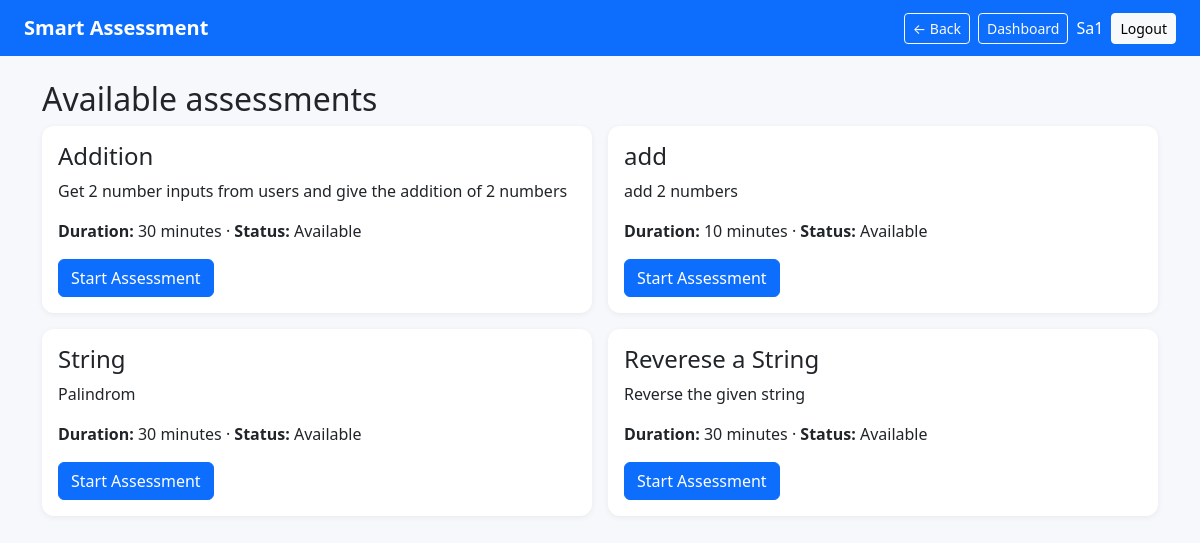
Page /dashboard/ (signed in) on the committed database.
### assessments/models.py (models this page shows, shortened)
class Assessment(models.Model):
    title = models.CharField(max_length=200)
    description = models.TextField()
    duration = models.PositiveIntegerField(help_text='Minutes')
    created_by = models.ForeignKey(User, on_delete=models.CASCADE, related_name='assessments')
    assigned_students = models.ManyToManyField(User, blank=True, related_name='assigned_assessments')
    is_published = models.BooleanField(default=False)
    created_at = models.DateTimeField(auto_now_add=True)

### assessments/views.py (the view)
# urls.py: path('', views.landing, name='landing'), path('login/', views.role_login, name='login'), path('signup/', views.signup, name='signup'), path('logout/', views.role_logout, name='logout'), path('dashboar
@login_required
def dashboard(request):
    if is_faculty(request.user):
        assessments = Assessment.objects.filter(created_by=request.user).annotate(question_count=Count('questions'))
        return render(request, 'assessments/faculty_dashboard.html', {'assessments': assessments})
    assessments = request.user.assigned_assessments.filter(is_published=True).prefetch_related('questions')
    return render(request, 'assessments/student_dashboard.html', {'assessments': assessments})

### assessments/views.py (called while the page is built)
def is_faculty(user): return user.is_authenticated and getattr(user, 'profile', None) and user.profile.role == 'faculty'

### templates/assessments/student_dashboard.html
{% extends 'assessments/base.html' %}{% block content %}<h2>Available assessments</h2><div class="row g-3">{% for a in assessments %}<div class="col-md-6"><div class="card"><div class="card-body"><h4>{{ a.title }}</h4><p>{{ a.description }}</p><p><b>Duration:</b> {{ a.duration }} minutes · <b>Status:</b> Available</p><a class="btn btn-primary" href="{% url 'student_assessment' a.id %}">Start Assessment</a></div></div></div>{% empty %}<p>No assessments have been assigned to you.</p>{% endfor %}</div>{% endblock %}

### templates/assessments/base.html (shortened to what this page needs)
{% load static %}<!doctype html><html><head><link href="https://cdn.jsdelivr.net/npm/bootstrap@5.3.3/dist/css/bootstrap.min.css" rel="stylesheet"><link href="{% static 'css/site.css' %}" rel="stylesheet"></head><body><nav class="navbar navbar-dark bg-primary px-4"><a class="navbar-brand fw-bold" href="{% url 'landing' %}">Smart Assessment</a><div class="ms-auto d-flex align-items-center gap-2"><button type="button" class="btn btn-outline-light btn-sm" onclick="history.back()">← Back</button>{% if user.is_authenticated %}<a class="btn btn-outline-light btn-sm" href="{% url 'dashboard' %}">Dashboard</a><span class="text-white">{{ user.username }}</span><a class="btn btn-light btn-sm" href="{% url 'logout' %}">Logout</a>{% endif %}</div></nav><main class="container py-4">{% block content %}{% endblock %}</main></body></html>

### static/css/site.css (style rules this page uses)
body { background:#f6f8fb }
.problem,.card { background:#fff;border:0;border-radius:.75rem;box-shadow:0 .1rem .4rem rgba(0,0,0,.06) }

### rows in the picture
Assessment: title "Addition", description "Get 2 number inputs from users and give the addition of 2 numbers", duration "30"
Assessment: title "add", description "add 2 numbers", duration "10"
Assessment: title "String", description "Palindrom", duration "30"
Assessment: title "Reverese a String", description "Reverse the given string", duration "30"

### other values in the picture
{{ user.username }} "Sa1"
